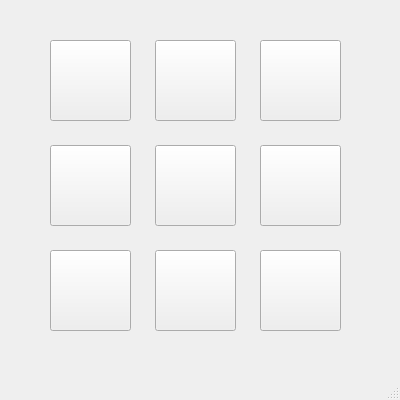
<?xml version="1.0" encoding="UTF-8"?>
<ui version="4.0">
 <class>MainWindow</class>
 <widget class="QMainWindow" name="MainWindow">
  <property name="geometry">
   <rect>
    <x>0</x>
    <y>0</y>
    <width>400</width>
    <height>400</height>
   </rect>
  </property>
  <property name="sizePolicy">
   <sizepolicy hsizetype="Fixed" vsizetype="Fixed">
    <horstretch>0</horstretch>
    <verstretch>0</verstretch>
   </sizepolicy>
  </property>
  <property name="windowTitle">
   <string>TicTacToe</string>
  </property>
  <widget class="QWidget" name="centralwidget">
   <widget class="QLabel" name="board">
    <property name="geometry">
     <rect>
      <x>20</x>
      <y>10</y>
      <width>351</width>
      <height>351</height>
     </rect>
    </property>
    <property name="styleSheet">
     <string notr="true">border-image: url('/home/vboxuser/Desktop/Projects/tictactoe/images/board.png');</string>
    </property>
    <property name="text">
     <string/>
    </property>
    <property name="scaledContents">
     <bool>true</bool>
    </property>
   </widget>
   <widget class="QPushButton" name="button1">
    <property name="geometry">
     <rect>
      <x>50</x>
      <y>40</y>
      <width>81</width>
      <height>81</height>
     </rect>
    </property>
    <property name="cursor">
     <cursorShape>PointingHandCursor</cursorShape>
    </property>
    <property name="text">
     <string/>
    </property>
   </widget>
   <widget class="QPushButton" name="button2">
    <property name="geometry">
     <rect>
      <x>155</x>
      <y>40</y>
      <width>81</width>
      <height>81</height>
     </rect>
    </property>
    <property name="cursor">
     <cursorShape>PointingHandCursor</cursorShape>
    </property>
    <property name="text">
     <string/>
    </property>
   </widget>
   <widget class="QPushButton" name="button3">
    <property name="geometry">
     <rect>
      <x>260</x>
      <y>40</y>
      <width>81</width>
      <height>81</height>
     </rect>
    </property>
    <property name="cursor">
     <cursorShape>PointingHandCursor</cursorShape>
    </property>
    <property name="text">
     <string/>
    </property>
   </widget>
   <widget class="QPushButton" name="button4">
    <property name="geometry">
     <rect>
      <x>50</x>
      <y>145</y>
      <width>81</width>
      <height>81</height>
     </rect>
    </property>
    <property name="cursor">
     <cursorShape>PointingHandCursor</cursorShape>
    </property>
    <property name="text">
     <string/>
    </property>
   </widget>
   <widget class="QPushButton" name="button5">
    <property name="geometry">
     <rect>
      <x>155</x>
      <y>145</y>
      <width>81</width>
      <height>81</height>
     </rect>
    </property>
    <property name="cursor">
     <cursorShape>PointingHandCursor</cursorShape>
    </property>
    <property name="text">
     <string/>
    </property>
   </widget>
   <widget class="QPushButton" name="button6">
    <property name="geometry">
     <rect>
      <x>260</x>
      <y>145</y>
      <width>81</width>
      <height>81</height>
     </rect>
    </property>
    <property name="cursor">
     <cursorShape>PointingHandCursor</cursorShape>
    </property>
    <property name="text">
     <string/>
    </property>
   </widget>
   <widget class="QPushButton" name="button7">
    <property name="geometry">
     <rect>
      <x>50</x>
      <y>250</y>
      <width>81</width>
      <height>81</height>
     </rect>
    </property>
    <property name="cursor">
     <cursorShape>PointingHandCursor</cursorShape>
    </property>
    <property name="text">
     <string/>
    </property>
   </widget>
   <widget class="QPushButton" name="button8">
    <property name="geometry">
     <rect>
      <x>155</x>
      <y>250</y>
      <width>81</width>
      <height>81</height>
     </rect>
    </property>
    <property name="cursor">
     <cursorShape>PointingHandCursor</cursorShape>
    </property>
    <property name="text">
     <string/>
    </property>
   </widget>
   <widget class="QPushButton" name="button9">
    <property name="geometry">
     <rect>
      <x>260</x>
      <y>250</y>
      <width>81</width>
      <height>81</height>
     </rect>
    </property>
    <property name="cursor">
     <cursorShape>PointingHandCursor</cursorShape>
    </property>
    <property name="text">
     <string/>
    </property>
   </widget>
  </widget>
  <widget class="QStatusBar" name="statusbar"/>
 </widget>
 <resources/>
 <connections/>
</ui>
